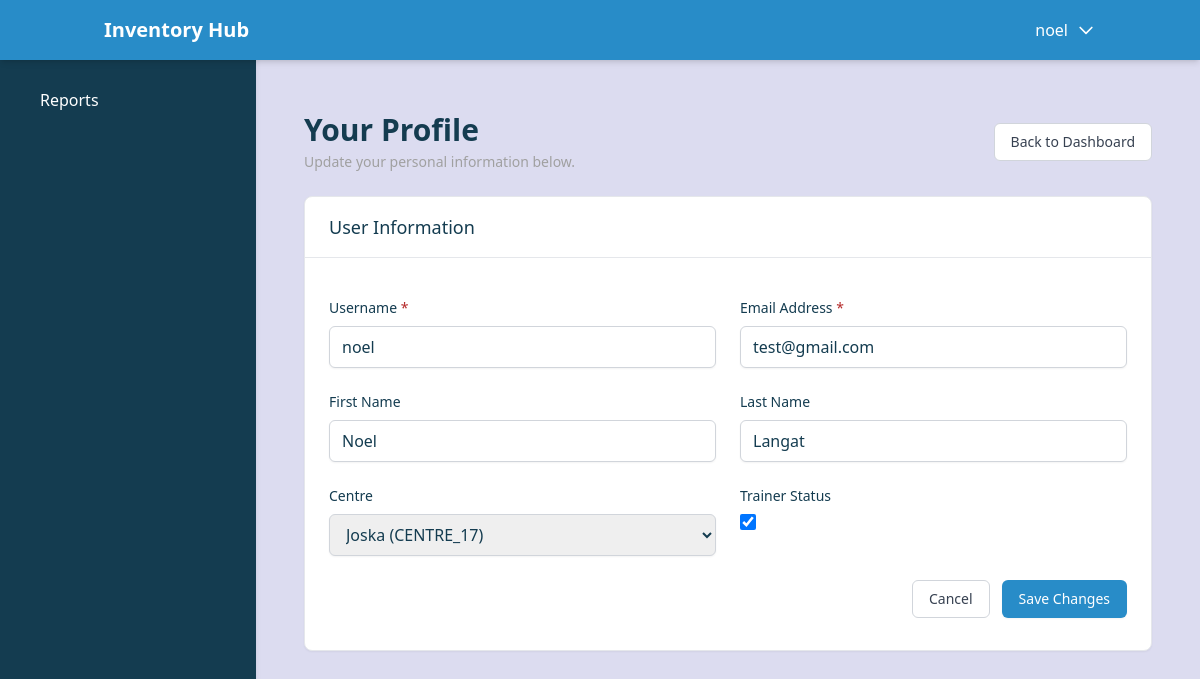
Page /upload/profile/ (signed in) on the committed database.
### devices/models.py (models this page shows, shortened)
class CustomUser(AbstractUser):
    is_trainer = models.BooleanField(default=False)
    is_staff = models.BooleanField(default=True)
    centre = models.ForeignKey('Centre', on_delete=models.SET_NULL, null=True, blank=True)
    groups = models.ManyToManyField(
        'auth.Group',
        related_name='customuser_set',
        blank=True,
        help_text='The groups this user belongs to.',
        verbose_name='groups',
    )

class Centre(models.Model):
    name = models.CharField(max_length=300)
    centre_code = models.CharField(max_length=30, unique=True)

### devices/views.py (the view, shortened to what this page needs)
# urls.py: path('profile/', views.profile, name='profile'),
@login_required
def profile(request):
    centres = Centre.objects.all()
    return render(request, 'accounts/profile.html', {
        'user': request.user,
        'centres': centres,
    })

### devices/templates/accounts/profile.html (shortened to what this page needs)
        {% extends "dashboard.html" %}
{% load static %}
{% block content %}
<main class="flex-1 p-6">
    <div class="flex flex-col sm:flex-row sm:items-center sm:justify-between">
        <div>
            <h1 class="text-3xl font-bold text-primary">Your Profile</h1>
            <p class="mt-1 text-sm text-gray">Update your personal information below.</p>
        </div>
        <div class="mt-4 sm:mt-0">
            <a href="{% url 'dashboard' %}"
               class="inline-flex items-center px-4 py-2 border border-gray-300 text-sm font-medium rounded-md text-gray-700 bg-white hover:bg-gray-50 focus:outline-none focus:ring-2 focus:ring-offset-2 focus:ring-accent transition-colors">
                Back to Dashboard
            </a>
        </div>
    </div>
    <div class="mt-6 bg-white rounded-lg shadow-sm border border-gray-200">
        <div class="px-6 py-4 border-b border-gray-200">
            <h3 class="text-lg font-medium text-primary">User Information</h3>
        </div>
        <form method="post" class="px-6 py-4 space-y-6">
            <div class="grid grid-cols-1 md:grid-cols-2 gap-6">
                <div>
                    <label for="username" class="block text-sm font-medium text-primary mb-2">Username <span class="text-error">*</span></label>
                    <input type="text" name="username" id="username" value="{{ user.username }}" required
                           class="block w-full px-3 py-2 border border-gray-300 rounded-md shadow-sm focus:outline-none focus:ring-accent focus:border-accent text-primary">
                </div>
                <div>
                    <label for="email" class="block text-sm font-medium text-primary mb-2">Email Address <span class="text-error">*</span></label>
                    <input type="email" name="email" id="email" value="{{ user.email }}" required
                           class="block w-full px-3 py-2 border border-gray-300 rounded-md shadow-sm focus:outline-none focus:ring-accent focus:border-accent text-primary">
                </div>
                <div>
                    <label for="first_name" class="block text-sm font-medium text-primary mb-2">First Name</label>
                    <input type="text" name="first_name" id="first_name" value="{{ user.first_name|default_if_none:'' }}"
                           class="block w-full px-3 py-2 border border-gray-300 rounded-md shadow-sm focus:outline-none focus:ring-accent focus:border-accent text-primary">
                </div>
                <div>
                    <label for="last_name" class="block text-sm font-medium text-primary mb-2">Last Name</label>
                    <input type="text" name="last_name" id="last_name" value="{{ user.last_name|default_if_none:'' }}"
                           class="block w-full px-3 py-2 border border-gray-300 rounded-md shadow-sm focus:outline-none focus:ring-accent focus:border-accent text-primary">
                </div>
                <div>
                    <label for="centre" class="block text-sm font-medium text-primary mb-2">Centre</label>
                    <select name="centre" id="centre"
                            class="block w-full px-3 py-2 border border-gray-300 rounded-md shadow-sm focus:outline-none focus:ring-accent focus:border-accent text-primary">
                        {% for centre in centres %}
                        <option value="{{ centre.id }}" {% if user.centre.id == centre.id %}selected{% endif %}>{{ centre.name }} ({{ centre.centre_code }})</option>
                        {% endfor %}
                    </select>
                </div>
                <div>
                    <label for="is_trainer" class="block text-sm font-medium text-primary mb-2">Trainer Status</label>
                    <input type="checkbox" name="is_trainer" id="is_trainer" {% if user.is_trainer %}checked{% endif %}
                           class="h-4 w-4 text-accent focus:ring-accent border-gray-300 rounded">
                </div>
            </div>
            <div class="flex justify-end space-x-3">
                <a href="{% url 'dashboard' %}"
                   class="inline-flex items-center px-4 py-2 border border-gray-300 text-sm font-medium rounded-md text-gray-700 bg-white hover:bg-gray-50 focus:outline-none focus:ring-2 focus:ring-offset-2 focus:ring-accent transition-colors">
                    Cancel
                </a>
                <button type="submit"
                        class="inline-flex items-center px-4 py-2 border border-transparent text-sm font-medium rounded-md shadow-sm text-white bg-accent hover:bg-secondary focus:outline-none focus:ring-2 focus:ring-offset-2 focus:ring-accent transition-colors">
                    Save Changes
                </button>
            </div>
        </form>
    </div>
</main>
{% endblock %}

### devices/templates/dashboard.html (shortened to what this page needs)
<!DOCTYPE html>
<html lang="en">
<head>
    <script src="https://cdn.tailwindcss.com"></script>
</head>
<body class="flex flex-col min-h-screen bg-light text-primary">
    <header class="bg-accent text-white shadow-md fixed w-full z-50">
        <div class="container mx-auto px-4 py-4 flex items-center justify-between">
            <div class="flex items-center">
                <div class="text-xl font-bold">Inventory Hub</div>
            </div>
            <div class="relative">
                <button id="accountDropdown" class="flex items-center space-x-2 focus:outline-none">
                    <span>{{ user.username }}</span>
                    <svg class="w-5 h-5" fill="none" stroke="currentColor" viewBox="0 0 24 24">
                        <path stroke-linecap="round" stroke-linejoin="round" stroke-width="2" d="M19 9l-7 7-7-7"></path>
                    </svg>
                </button>
            </div>
        </div>
    </header>
    <aside id="sidebar" class="bg-primary text-white w-64 p-6 shadow-md fixed h-screen z-40 transition-transform duration-300 -translate-x-full md:translate-x-0">
        <nav>
            <ul class="space-y-4">
                <li>
                    <a href="#" class="flex items-center justify-between text-white hover:bg-secondary px-4 py-2 rounded" id="manageDevicesToggle">
                    </a>
                </li>
                <li><a href="{% url 'import_displaycsv' %}" class="text-white hover:bg-secondary px-4 py-2 rounded block">Reports</a></li>
            </ul>
        </nav>
    </aside>
    <main class="flex-1 p-6 mt-16 md:ml-64">
        {% block content %}{% endblock %}
    </main>
</body>
</html>

### devices/templates/dashboard.html (style rules this page uses)
.bg-primary { background-color: #143C50; }
.bg-light { background-color: #DCDCF0; }
.bg-accent { background-color: #288CC8; }
.text-primary { color: #143C50; }
.text-gray { color: #A0A0A0; }
.text-accent { color: #288CC8; }
.text-error { color: #B42828; }

### rows in the picture
CustomUser: username "noel", email "test@gmail.com", first_name "Noel", last_name "Langat", centre "Joska (CENTRE_17)", is_trainer "☑"
